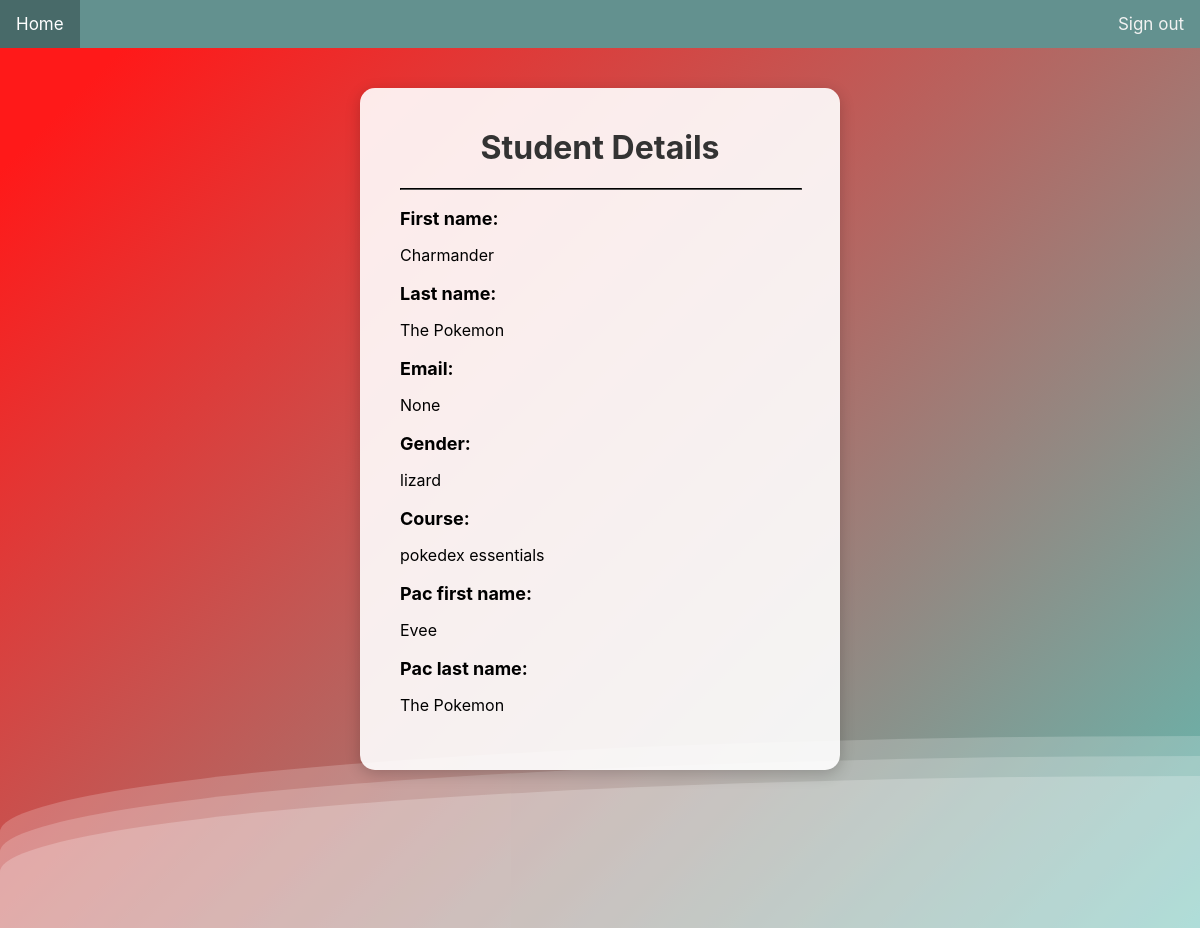
The page /student_details/ on the database its author committed.
### Stupac/models.py (models this page shows, shortened)
class Generic_User(AbstractBaseUser, PermissionsMixin):
    email = models.EmailField(blank=True, default='', unique=True)
    first_name = models.CharField(blank=True, default='', max_length=32)
    last_name = models.CharField(blank=True, default='', max_length=32)
    is_active = models.BooleanField(default=True)
    is_superuser = models.BooleanField(default=False)
    is_staff = models.BooleanField(default=False)
    objects = CustomUserManager()
    USERNAME_FIELD = 'email'
    EMAIL_FIELD = 'email'
    REQUIRED_FIELDS = []
    class Meta:
        verbose_name = 'User'
        verbose_name_plural = 'Users'

class Student(Generic_User):
    objects = CustomUserManager()
    student_id = models.AutoField(blank=True,primary_key=True)
    student_first_name = models.TextField(blank=True, null=True, max_length=32) #This may be redundant
    student_last_name = models.TextField(blank=True, null=True, max_length=32) #This may be redundant
    student_email = models.TextField(blank=True, null=True, max_length=64) #This may be redundant
    dob = models.DateField
    gender = models.CharField(blank=True, null=True,max_length=16)
    course = models.CharField(blank=True, null=True,max_length=64)
    pac_first_name = models.TextField(blank=True, null=True, max_length=32)  # This may be redundant
    pac_last_name = models.TextField(blank=True, null=True, max_length=32)  # This may be redundant
    class Meta:
        db_table = 'student'

### Stupac/views.py (the view)
# urls.py: path('student_details/',views.student_details, name='student_details'),
def student_details(request):
    template = loader.get_template('student_details.html')
    student_email = request.GET.get("student_email") #alternative option
    student = Student.objects.get(student_email=student_email)
    context = {
        'student_first_name' : student.student_first_name,
        'student_last_name' : student.student_last_name,
        'student_email' : student.student_email,
        'gender' : student.gender,
        'course' : student.course,
        'pac_first_name' : student.pac_first_name,
        'pac_last_name' : student.pac_last_name,
    }
    return HttpResponse(template.render(context, request))

### templates/student_details.html (shortened to what this page needs)
{% load static %}
<!doctype html>
<html lang="en">
<head>
    <link rel="stylesheet" href="{% static 'stupac_template/styles.css' %}?v=16">
</head>
<body>
<div class="topnav">
    <a href="{% url 'student_home' %}" class="active">Home</a>
    <a style="float:right" href="{% url 'login_page' %}">Sign out</a>
</div>
<div class="background-animation">
     <div class="wave"></div>
     <div class="wave"></div>
     <div class="wave"></div>
  </div>
<div class="main-content">
    <div class = login-box>
        <h1>Student Details</h1>
        <hr class="line">
        <p class = "biggerText">First name:</p>
        <p>{{ student_first_name }}</p>
        <p class = "biggerText">Last name:</p>
        <p>{{ student_last_name }}</p>
        <p class = "biggerText">Email:</p>
        <p>{{ student_email }}</p>
        <p class = "biggerText">Gender:</p>
        <p>{{ gender }}</p>
        <p class = "biggerText">Course:</p>
        <p>{{ course }}</p>
        <p class = "biggerText">Pac first name:</p>
        <p>{{ pac_first_name }}</p>
        <p class = "biggerText">Pac last name:</p>
        <p>{{ pac_last_name }}</p>
    </div>
</div>
</body>
</html>

### Stupac/static/stupac_template/styles.css (style rules this page uses)
body { margin: auto; font-family: -apple-system, BlinkMacSystemFont, sans-serif; overflow: auto; background: linear-gradient(315deg, rgba(101,0,94,1) 3%, rgba(60,132,206,1) 38%, rgba(48,238,226,1) 68%, rgba(255,25,25,1) 98%); animation: gradient 15s ease infinite; background-size: 400% 400%; background-attachment: fixed; }
.wave { background: rgb(255 255 255 / 25%); border-radius: 1000% 1000% 0 0; position: fixed; width: 200%; height: 12em; animation: wave 10s -3s linear infinite; transform: translate3d(0, 0, 0); opacity: 0.8; bottom: 0; left: 0; z-index: -1; }
.wave:nth-of-type(2) { bottom: -1.25em; animation: wave 18s linear reverse infinite; opacity: 0.8; }
.wave:nth-of-type(3) { bottom: -2.5em; animation: wave 20s -1s reverse infinite; opacity: 0.9; }
.line { border-color: black; width:100%; }
.topnav { background-color: #63918f !important; overflow: hidden; width: 100%; position: relative; z-index: 1; }
.topnav a { float: left; color: #f2f2f2 !important; text-align: center; padding: 14px 16px; text-decoration: none; font-size: 17px; display: block; }
.topnav a.active { background-color: #486a69 !important; color: white !important; }
.main-content { padding: 0; margin: 0; position: static; z-index: 1; display: flex; flex-direction: column; justify-content: flex-start; align-items: center; gap: 20px; min-height: 100vh; }
.login-box { background-color: rgba(255, 255, 255, 0.9); padding: 40px; border-radius: 15px; box-shadow: 0 4px 15px rgba(0, 0, 0, 0.2); text-align: center; width: 100%; max-width: 400px; margin-top: 250px; }
.login-box h1 { margin-top: 0; color: #333; }
.main-content > *:first-child { margin-top: 0 !important; }

### templates/student_details.html (style rules this page uses)
body, html { margin: 0; padding: 0; }
.main-content { padding: 40px; margin: 0; position: static; z-index: 1; display: flex; flex-direction: column; justify-content: flex-start; align-items: center; gap: 20px; min-height: 100vh; }
.login-box { background-color: rgba(255, 255, 255, 0.9); padding: 40px; border-radius: 15px; box-shadow: 0 4px 15px rgba(0, 0, 0, 0.2); text-align: center; width: 100%; max-width: 400px; margin-top: 250px; }
.login-box h1 { margin-top: 0; color: #333; }
.login-box p { display: block; margin-bottom: 15px; text-align: left; }
.biggerText { font-size: 18px; font-weight: bold; }
.main-content > *:first-child { margin-top: 0 !important; }

### rows shown on the page
Student: student_first_name "Charmander", student_last_name "The Pokemon", gender "lizard", course "pokedex essentials", pac_first_name "Evee", pac_last_name "The Pokemon"

### other values the page prints
{{ student_email }} "None"
